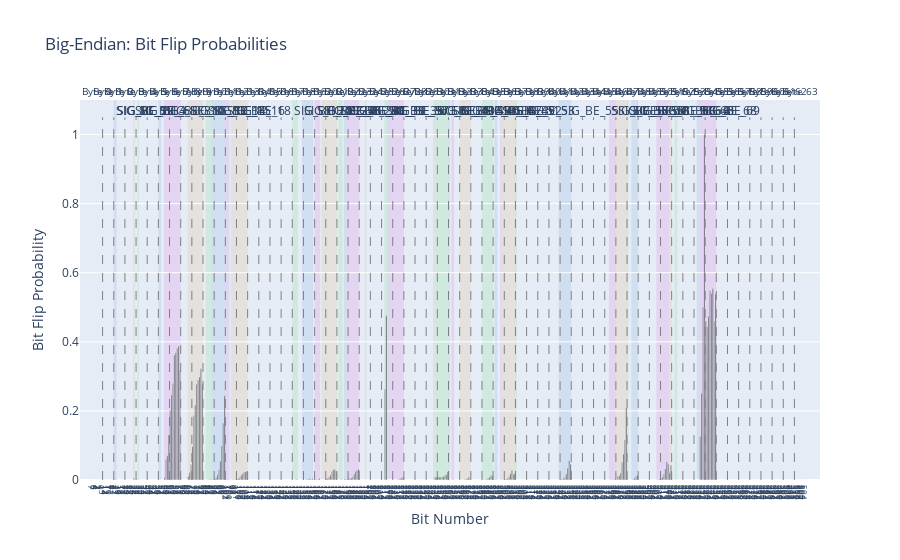

The cell this chart's notebook holds for it:
### Code cell
decoder.plot_message_from_id("116", byte_order="be")
